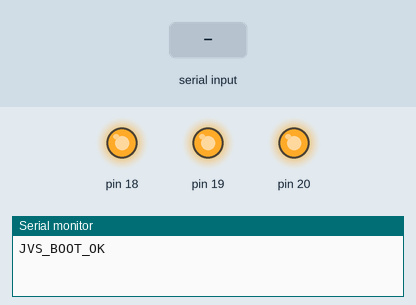
This sketch was run on a simulated Arduino Leonardo, built with avr-gcc and run on an emulated ATmega32U4. Shown: output pins drawn as LEDs (lit = HIGH), the last lines printed to the serial monitor. Inputs (shaded band) come from the test bench. USB keyboard and mouse output is not drawn.

Above: at 2.2 s.
2.3 s: "TEST\n" received over Serial
At 2.8 s:
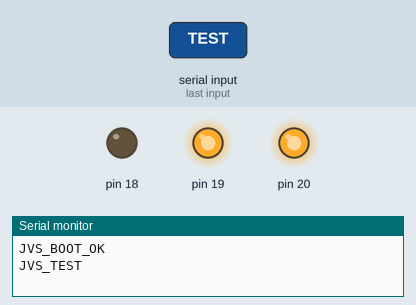
4.4 s: "CREDIT\n" received over Serial
At 4.7 s:
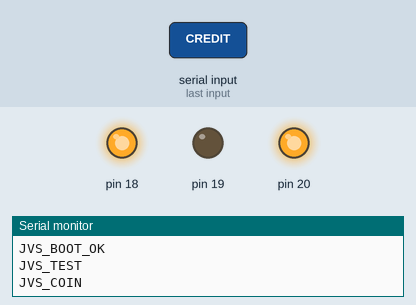
6.5 s: "START\n" received over Serial
At 7.0 s:
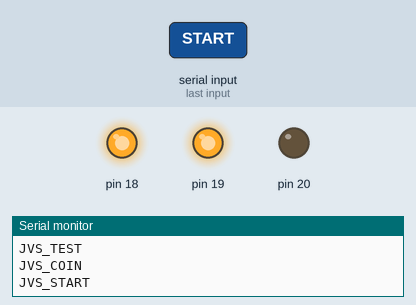
Timing chart, 0 to 9.5 s (numbered marks = the images above; inputs shaded):
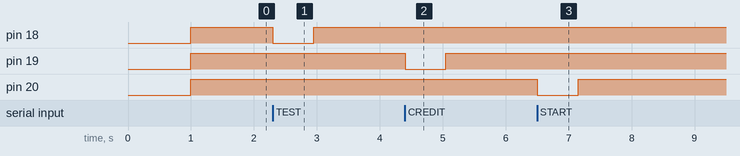

Measured:
- after the input at 2.3 s, pin 18: HIGH → LOW at once, → HIGH 0.65 s later
- after the input at 4.4 s, pin 19: HIGH → LOW at once, → HIGH 0.65 s later
- after the input at 6.5 s, pin 20: HIGH → LOW at once, → HIGH 0.65 s later

The sketch:

IO-Board.ino
```cpp
#include <Keyboard.h>

void setup() {
  Serial.begin(9600);
  delay(1000);
  Keyboard.begin();
  ledColor(0, 0, 64);
  Serial.println("JVS_BOOT_OK");
}

void loop() {
  if (Serial.available() > 0) {
    String input = Serial.readStringUntil('\n');
    processInput(input);
  }
}

void processInput(String input) {
  if (input == "TEST") {
    ledColor(255, 0, 0);
    Keyboard.press('1');
    Serial.println("JVS_TEST");
  } else if (input == "SERVICE") {
    ledColor(255, 0, 0);
    Keyboard.press('2');
    Serial.println("JVS_SERVICE");
  } else if (input == "CREDIT") {
    ledColor(0, 255, 0);
    Keyboard.press('3');
    Serial.println("JVS_COIN");
  } else if (input == "START") {
    ledColor(0, 0, 255);
    Keyboard.press('7');
    Serial.println("JVS_START");
  } else if (input == "CARD") {
    ledColor(0, 0, 255);
    Keyboard.press(KEY_RETURN);
    Serial.println("AIME_SCAN");
  } else {
    Serial.println("Invalid command");
  }
  delay(150);
  Keyboard.releaseAll();
  delay(500);
  ledColor(0, 0, 64);
}

void ledColor(int r, int g, int b) {
  analogWrite(18, map(r, 255, 0, 0, 255));
  analogWrite(19, map(g, 255, 0, 0, 255));
  analogWrite(20, map(b, 255, 0, 0, 255));
}
```
